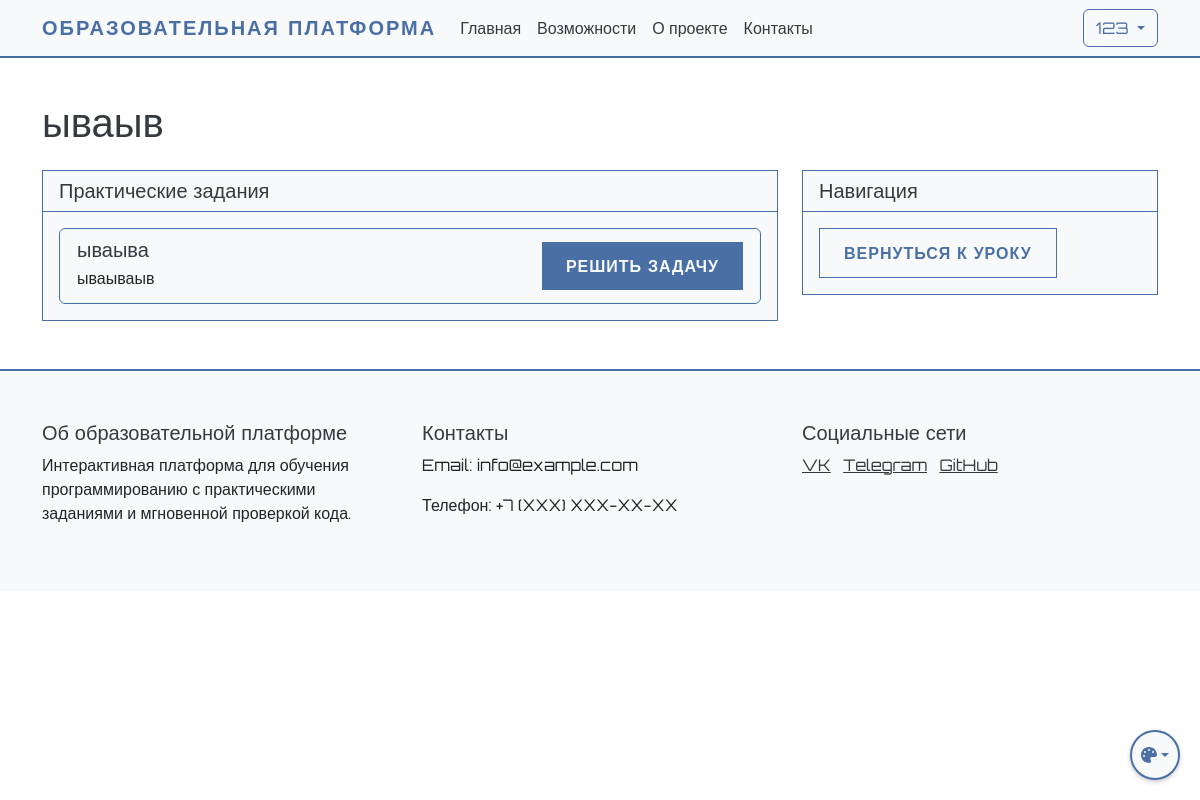
Before: /student/lesson/1/practice (signed in) with the older database file.
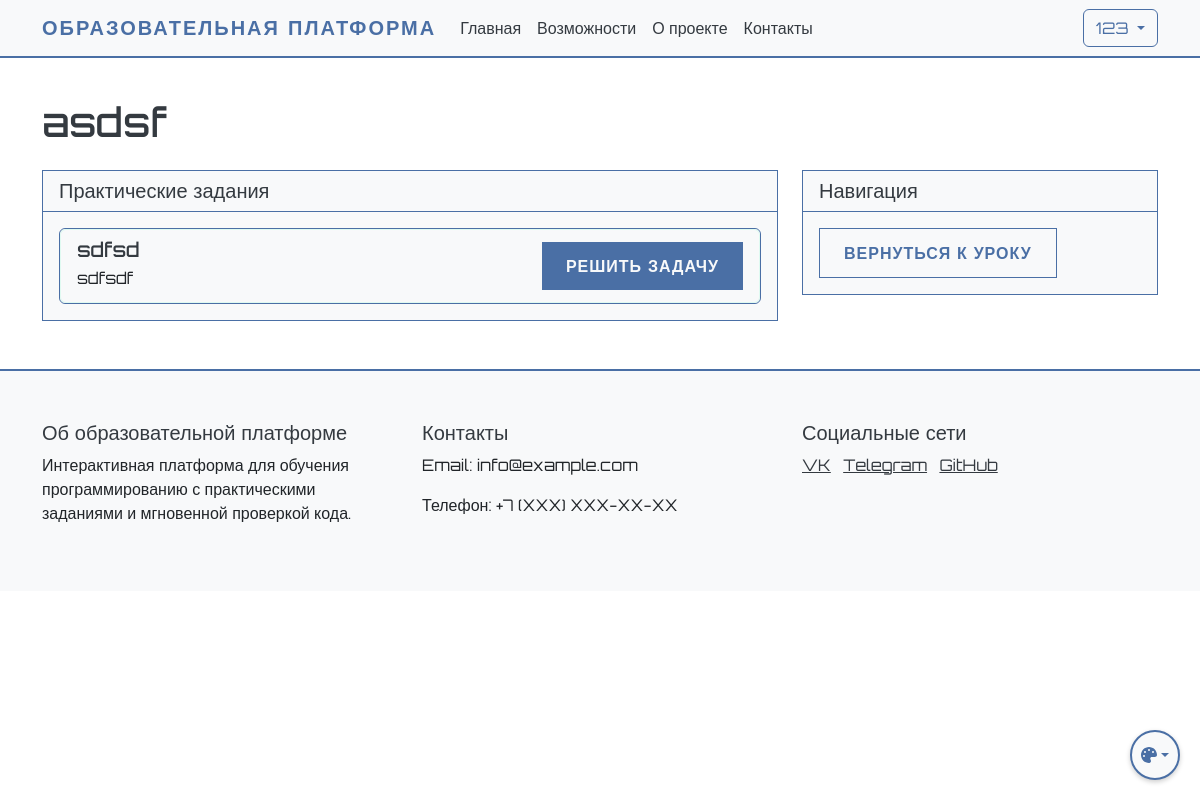
After: the same page with the newer database file.
### app.py (models this page shows)
class Lesson(db.Model):
    id = db.Column(db.Integer, primary_key=True)
    order_number = db.Column(db.Integer, unique=True, nullable=False)
    title = db.Column(db.String(200), nullable=False)
    description = db.Column(db.Text)
    is_active = db.Column(db.Boolean, default=True)
    created_at = db.Column(db.DateTime, default=db.func.now())
    theory_content = db.Column(db.Text)
    theory_test = db.relationship('TheoryTest', backref='lesson', uselist=False)
    practice_tasks = db.relationship('PracticeTask', backref='lesson', lazy=True)
    required_lesson_id = db.Column(db.Integer, db.ForeignKey('lesson.id'), nullable=True)
    required_lesson = db.relationship('Lesson', remote_side=[id], backref='next_lessons')

class PracticeTask(db.Model):
    id = db.Column(db.Integer, primary_key=True)
    lesson_id = db.Column(db.Integer, db.ForeignKey('lesson.id'), nullable=False)
    title = db.Column(db.String(200), nullable=False)
    description = db.Column(db.Text, nullable=False)
    function_name = db.Column(db.String(200), nullable=False)  # Название функции
    initial_code = db.Column(db.Text)  # Начальный код для задачи
    order_number = db.Column(db.Integer, nullable=False)
    is_required = db.Column(db.Boolean, default=False)
    tests = db.relationship('TaskTest', backref='task', lazy=True, cascade='all, delete-orphan')

### app.py (the view, shortened to what this page needs)
@app.route('/student/lesson/<int:lesson_id>/practice')
@login_required
def view_lesson_practice(lesson_id):
    lesson = Lesson.query.get_or_404(lesson_id)
    if not lesson.is_active:
        flash('Этот урок не доступен')
        return redirect(url_for('student_dashboard'))
    progress = UserProgress.query.filter_by(
        user_id=current_user.id,
        lesson_id=lesson_id
    ).first()
    practice_tasks = PracticeTask.query.filter_by(
        lesson_id=lesson_id
    ).order_by(PracticeTask.order_number).all()
    return render_template('student/practice.html',
                         lesson=lesson,
                         progress=progress,
                         practice_tasks=practice_tasks)

### app.py (called while the page is built)
@login_manager.user_loader
def load_user(user_id):
    return User.query.get(int(user_id))

### templates/student/practice.html (shortened to what this page needs)
{% extends "base.html" %}
{% block content %}
<div class="container mt-4">
    <h1 class="mb-4">{{ lesson.title }}</h1>
    <div class="row">
        <div class="col-md-8">
            <div class="card">
                <div class="card-header">
                    <h5 class="mb-0">Практические задания</h5>
                </div>
                <div class="card-body">
                    {% if practice_tasks %}
                        <div class="list-group">
                            {% for task in practice_tasks %}
                                <div class="list-group-item">
                                    <div class="d-flex justify-content-between align-items-center">
                                        <div>
                                            <h5 class="mb-1">{{ task.title }}</h5>
                                            <p class="mb-1">{{ task.description }}</p>
                                        </div>
                                        <a href="{{ url_for('solve_task', task_id=task.id) }}" class="btn btn-primary">
                                            Решить задачу
                                        </a>
                                    </div>
                                </div>
                            {% endfor %}
                        </div>
                    {% else %}
                        <div class="alert alert-info">
                            Пока нет практических заданий для этого урока.
                        </div>
                    {% endif %}
                </div>
            </div>
        </div>
        <div class="col-md-4">
            <div class="card">
                <div class="card-header">
                    <h5 class="mb-0">Навигация</h5>
                </div>
                <div class="card-body">
                    <a href="{{ url_for('view_student_lesson', lesson_id=lesson.id) }}" class="btn btn-secondary">
                        Вернуться к уроку
                    </a>
                </div>
            </div>
        </div>
    </div>
</div>
{% endblock %}

Changed rows visible on the page:
changed Lesson: title "ываыв" → "asdsf"
changed PracticeTask: title "ываыва" → "sdfsd"; description "ываываыв" → "sdfsdf"
